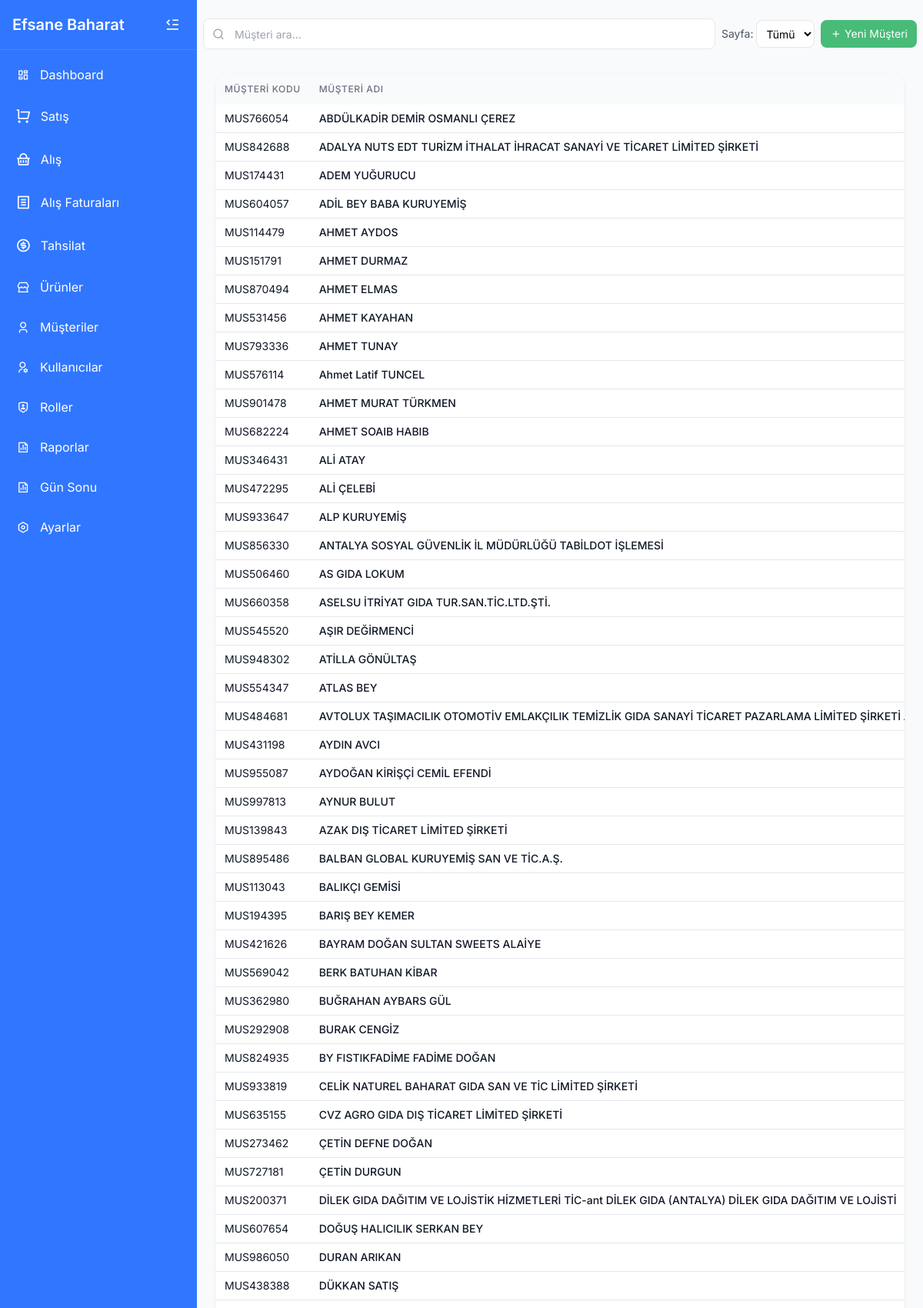
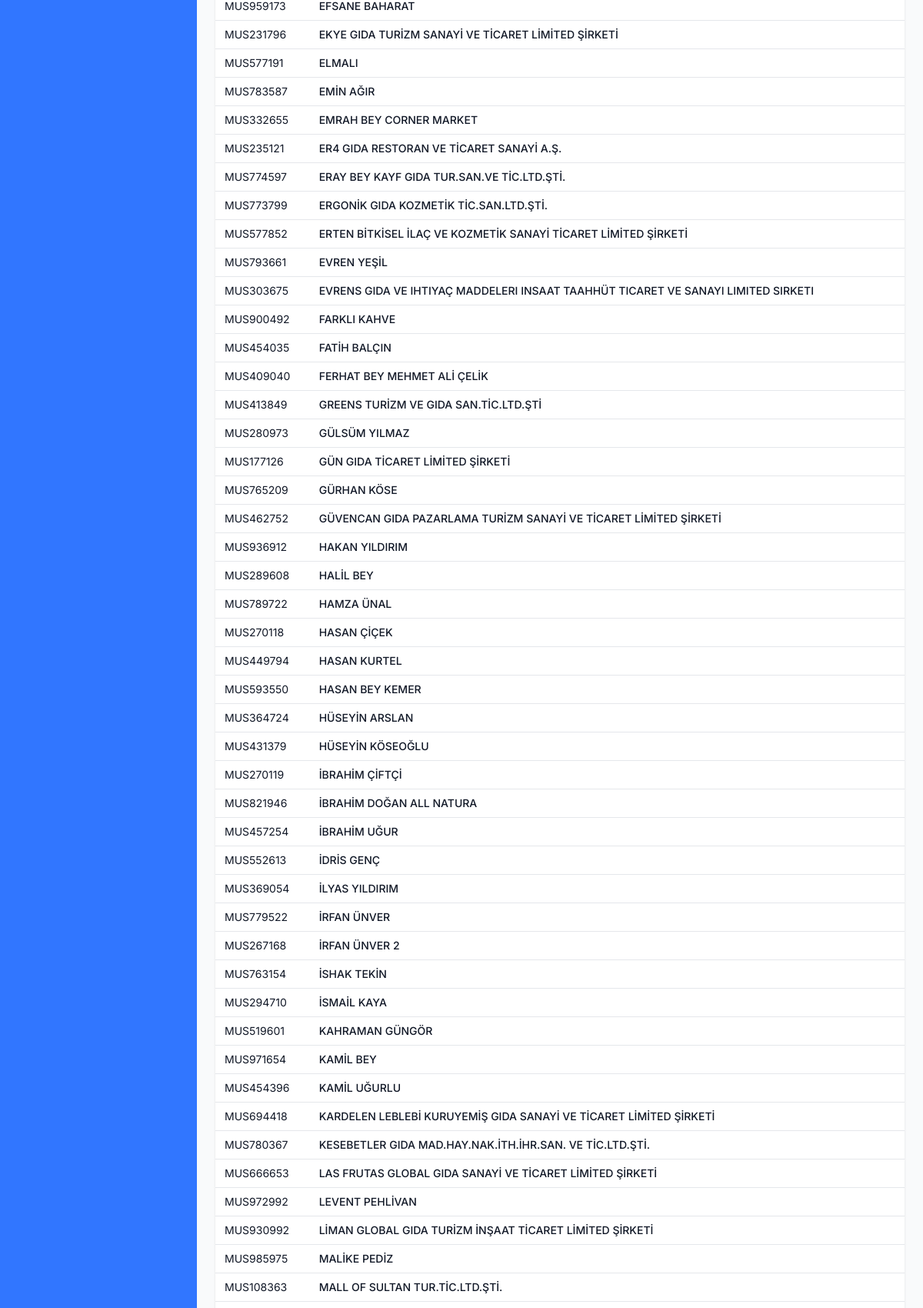
The app's page /musteriler.php (signed in, upper part) with its own data (2 pictures, top to bottom).
### tables this page shows
CREATE TABLE `musteriler` (
  `id` int(11) NOT NULL,
  `musteri_kodu` varchar(20) DEFAULT NULL,
  `ad` varchar(100) NOT NULL,
  `soyad` varchar(100) DEFAULT NULL,
  `telefon` varchar(20) DEFAULT NULL,
  `adres` text DEFAULT NULL,
  `vergi_no` varchar(50) DEFAULT NULL,
  `tip_id` int(11) DEFAULT NULL,
  `cari_bakiye` decimal(10,2) NOT NULL DEFAULT 0.00,
  `usd_bakiye` decimal(10,2) NOT NULL DEFAULT 0.00,
  `eur_bakiye` decimal(10,2) NOT NULL DEFAULT 0.00,
  `gbp_bakiye` decimal(10,2) NOT NULL DEFAULT 0.00,
  `aktif` tinyint(1) NOT NULL DEFAULT 1,
  `email` varchar(255) DEFAULT NULL,
  `vergi_dairesi` varchar(100) DEFAULT NULL,
  `created_at` timestamp NOT NULL DEFAULT current_timestamp(),
  `updated_at` timestamp NOT NULL DEFAULT current_timestamp() ON UPDATE current_timestamp(),
  `notlar` text DEFAULT NULL
);

### musteriler.php (the view, shortened to what this page needs)
<?php
include 'includes/header.php';
$durum = isset($_GET['durum']) ? $_GET['durum'] : 'aktif';
try {
    $where = "";
    if ($durum === 'aktif') {
        $where = "WHERE m.aktif = 1";
    } elseif ($durum === 'pasif') {
        $where = "WHERE m.aktif = 0";
    }
    $sql = "
        SELECT DISTINCT m.id, m.ad, m.soyad, m.telefon, m.adres, m.vergi_no, m.tip_id, m.musteri_kodu,
               m.cari_bakiye, m.aktif, m.created_at, m.updated_at
        FROM musteriler m
        $where
        ORDER BY m.ad ASC, m.soyad ASC
    ";
    $stmt = $pdo->query($sql);
    $musteriler = $stmt->fetchAll(PDO::FETCH_ASSOC);
    $uniqueCustomers = [];
    $uniqueIds = [];
    foreach ($musteriler as $musteri) {
        if (!in_array($musteri['id'], $uniqueIds)) {
            $uniqueIds[] = $musteri['id'];
            $uniqueCustomers[] = $musteri;
        }
    }
    $musteriler = $uniqueCustomers;
} catch (Exception $e) {
    echo "<div class='bg-red-100 border-l-4 border-red-500 text-red-700 p-4 mb-4'>Hata: " . $e->getMessage() . "</div>";
    $musteriler = [];
}
?>
<div class="w-full px-0 py-2">
    <div class="flex flex-col gap-4 px-2">
        <div class="flex flex-col sm:flex-row items-start sm:items-center justify-between gap-2">
            <div class="w-full sm:flex-1 min-w-[250px]">
                <div class="relative">
                    <input type="search" id="searchInput" placeholder="Müşteri ara..." class="w-full h-10 pl-10 pr-4 text-sm bg-white border border-gray-200 rounded focus:outline-none focus:border-primary search-input">
                    <div class="absolute left-3 top-0 h-full flex items-center justify-center w-4">
                        <i class="ri-search-line text-gray-400"></i>
                    </div>
                </div>
            </div>
            <div class="flex items-center gap-2 w-full sm:w-auto mt-2 sm:mt-0">
                <div class="flex items-center gap-1">
                    <span class="text-xs sm:text-sm text-gray-600">Sayfa:</span>
                    <select id="pageSize" class="h-9 px-2 text-xs sm:text-sm bg-white border border-gray-200 rounded focus:outline-none focus:border-primary cursor-pointer">
                        <option value="1000" selected>Tümü</option>
                    </select>
                </div>
                <button
                    onclick="window.location.href='musteri_ekle.php'"
                    class="h-9 px-3 bg-secondary text-white rounded-button flex items-center gap-1 hover:bg-opacity-90 transition-colors cursor-pointer whitespace-nowrap text-xs sm:text-sm ml-auto">
                    <i class="ri-add-line"></i>
                    <span>Yeni Müşteri</span>
                </button>
            </div>
        </div>
        <div class="hidden md:block bg-white rounded-lg shadow overflow-hidden mx-4 my-4">
            <div class="overflow-x-auto w-full">
                <table class="w-full" id="customersTable">
                    <thead>
                        <tr class="bg-gray-50">
                            <th scope="col" class="px-3 py-3 text-left text-xs font-medium text-gray-500 uppercase tracking-wider whitespace-nowrap">Müşteri Kodu</th>
                            <th scope="col" class="px-3 py-3 text-left text-xs font-medium text-gray-500 uppercase tracking-wider whitespace-nowrap">Müşteri Adı</th>
                        </tr>
                    </thead>
                    <tbody class="divide-y divide-gray-200">
                        <?php foreach ($musteriler as $musteri):
                        ?>
                        <tr class="hover:bg-gray-50 cursor-pointer" onclick="window.location.href='musteri_detay.php?id=<?= $musteri['id'] ?>'">
                            <td class="px-3 py-2 whitespace-nowrap text-sm text-gray-900">
                                <?= htmlspecialchars($musteri['musteri_kodu'] ?? '') ?>
                            </td>
                            <td class="px-3 py-2 whitespace-nowrap text-sm">
                                <div class="font-medium text-gray-900">
                                <?= htmlspecialchars($musteri['ad'] . ' ' . $musteri['soyad']) ?>
                                </div>
                            </td>
                        </tr>
                        <?php endforeach; ?>
                    </tbody>
                </table>
            </div>
        </div>
    </div>
</div>
<?php include 'includes/footer.php'; ?>

### includes/header.php (style rules this page uses)
:where([class^="ri-"])::before { content: "\f3c2"; }
body { font-family: 'Inter', sans-serif; }

### musteriler.php (style rules this page uses)
:where([class^="ri-"])::before { content: "\f3c2"; }
.overflow-x-auto { overflow-x: auto; -webkit-overflow-scrolling: touch; scrollbar-width: thin; }
html, body { max-width: 100%; overflow-x: hidden; }

### records on screen
musteriler: musteri_kodu "MUS766054", ad+soyad "ABDÜLKADİR DEMİR OSMANLI ÇEREZ"
musteriler: musteri_kodu "MUS842688", ad+soyad "ADALYA NUTS EDT TURİZM İTHALAT İHRACAT SANAYİ VE TİCARET LİMİTED ŞİRKETİ"
musteriler: musteri_kodu "MUS174431", ad+soyad "ADEM YUĞURUCU"
musteriler: musteri_kodu "MUS604057", ad+soyad "ADİL BEY BABA KURUYEMİŞ"
musteriler: musteri_kodu "MUS114479", ad+soyad "AHMET AYDOS"
musteriler: musteri_kodu "MUS151791", ad+soyad "AHMET DURMAZ"
musteriler: musteri_kodu "MUS870494", ad+soyad "AHMET ELMAS"
musteriler: musteri_kodu "MUS531456", ad+soyad "AHMET KAYAHAN"
musteriler: musteri_kodu "MUS793336", ad+soyad "AHMET TUNAY"
musteriler: musteri_kodu "MUS576114", ad+soyad "Ahmet Latif TUNCEL"
musteriler: musteri_kodu "MUS901478", ad+soyad "AHMET MURAT TÜRKMEN"
musteriler: musteri_kodu "MUS682224", ad+soyad "AHMET SOAIB HABIB"
musteriler: musteri_kodu "MUS346431", ad+soyad "ALİ ATAY"
musteriler: musteri_kodu "MUS472295", ad+soyad "ALİ ÇELEBİ"
musteriler: musteri_kodu "MUS933647", ad+soyad "ALP KURUYEMİŞ"
musteriler: musteri_kodu "MUS856330", ad+soyad "ANTALYA SOSYAL GÜVENLİK İL MÜDÜRLÜĞÜ TABİLDOT İŞLEMESİ"
